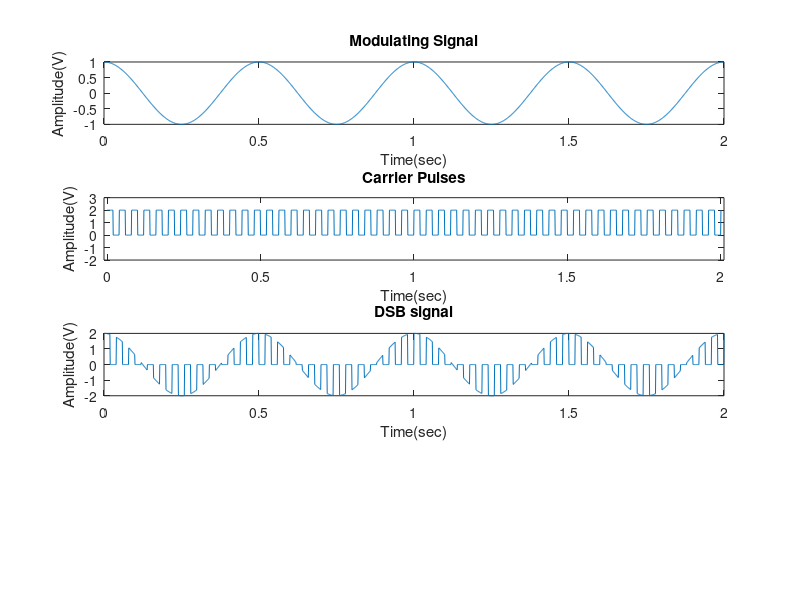

MATLAB code for this plot: (Note: this script raises an error after producing the figure.)
clc;
clear all;
close all;
Am=1;
fm=2;
phim=0;
tmin=0;
tmax=2;
samplingrate=1000;
t= tmin:1/samplingrate:tmax;
modulatingsignal=Am*cos(2*pi*fm*t + phim);
subplot(4,1,1);
plot(t,modulatingsignal);
xlabel('Time(sec)');
ylabel('Amplitude(V)');
title('Modulating Signal');
%carrier signal
fc=25;
Ac=1;
carrierpulses=Ac*square(2*pi*fc*t)+Ac;
subplot(4,1,2);
plot(t,carrierpulses);
axis([-tmin-0.01 tmax+0.01 -Ac-1 2*Ac+1]);
title('Carrier Pulses');
xlabel('Time(sec)');
ylabel('Amplitude(V)');
%double sideband signal
doublesidebandmodulatedsignal=modulatingsignal.*carrierpulses;
subplot(4,1,3);
plot(t,doublesidebandmodulatedsignal);
xlabel('Time(sec)');
ylabel('Amplitude(V)');
title('DSB signal');
%single sideband signal
singlesidebandmodulatedsignal=[];
for i=1:1:length(doublesidebandmodulatedsignal);
if doublesidebandmodulatedsignal(i)==0;
    singlesidebandmodulatedsignal=[singlesidebandmodulatedsignal,doublesidebandmodulated
signal(i)];
else
singlesidebandmodulatedsignal=[singlesidebandmodulatedsignal,doublesidebandmodulated
signal(i)+3*Ac*Am];
end
end
subplot(4,1,4);
plot(t, singlesidebandmodulatedsignal);
xlabel('Time(sec)');
ylabel('Amplitude(V)');
title('SSB Signal');